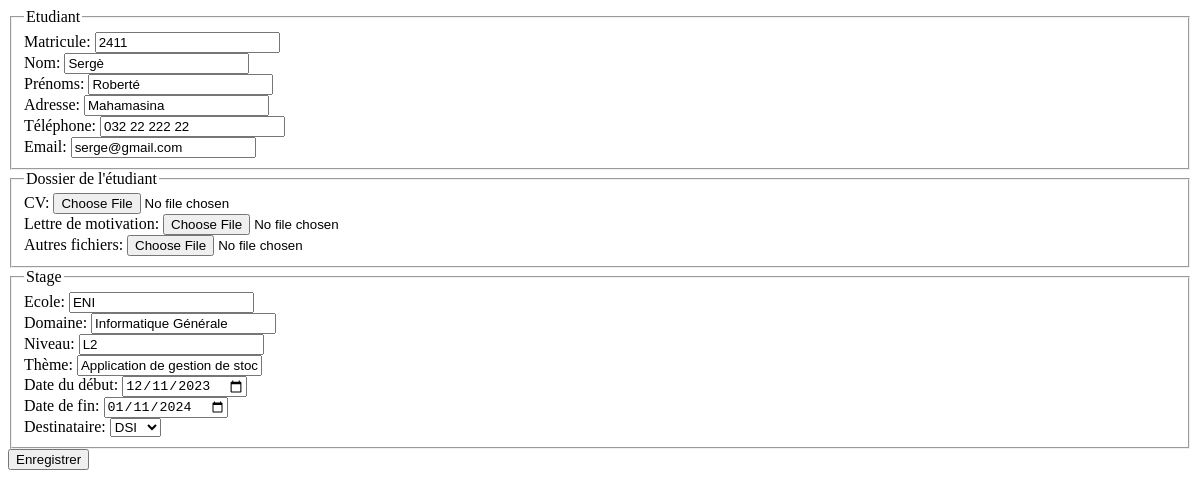
/stagiaires/demande_modifiee/2, run on an earlier commit of the app's database.
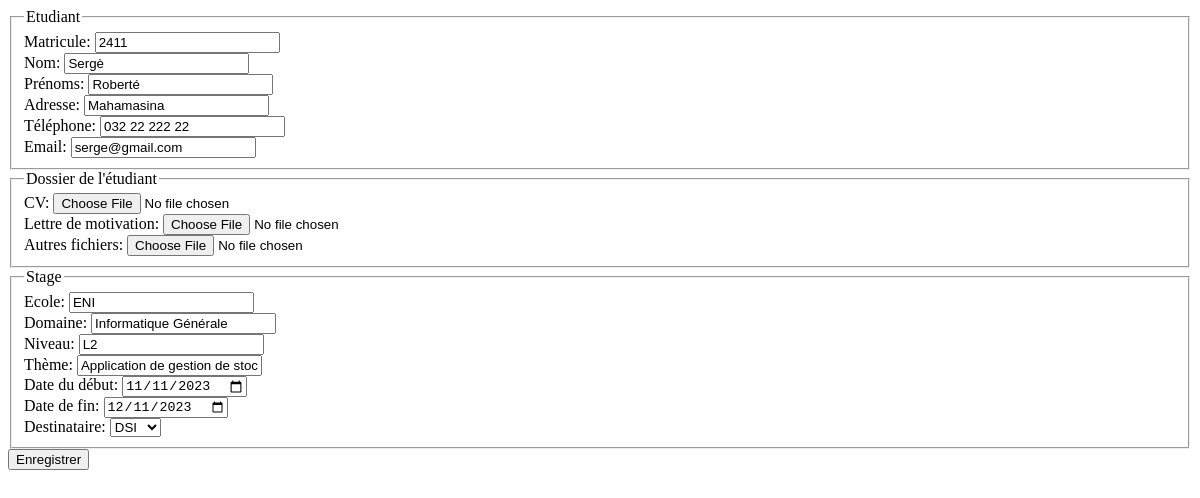
And on a later commit of the database.
### stagiaires/models.py (models this page shows)
class Demande(models.Model):
    numeroDemande = models.AutoField(primary_key=True)
    etudiant = models.ForeignKey(Etudiant, on_delete=models.CASCADE, related_name='demandes')
    cv = models.FileField(upload_to='documents/')
    lettreMotiv = models.FileField(upload_to='documents/')
    autreFichier = models.FileField(upload_to='documents/')
    user = models.ForeignKey(CustomUser, on_delete=models.CASCADE, related_name="demandeCompte",null=True, blank=True)

class Etudiant(models.Model):
    idEtudiant = models.AutoField(primary_key=True)
    stage = models.ForeignKey(Stage, on_delete=models.CASCADE, related_name="etudiantStage",null=True, blank=True)
    rapport = models.ForeignKey(Rapport, on_delete=models.CASCADE, related_name="etudiantRapport", null=True, blank=True)
    personnel = models.ForeignKey(Personnel, on_delete=models.SET_NULL, related_name="etudiantPersonnel",null=True, blank=True)
    matricule = models.CharField(max_length=255)
    nomEtudiant = models.CharField(max_length=255)
    prenomEtudiant = models.CharField(max_length=255)
    adresseEtudiant = models.CharField(max_length=255)
    telephoneEtudiant = models.CharField(max_length=255)
    emailEtudiant = models.EmailField()

class Stage(models.Model):
    idStage = models.AutoField(primary_key=True)
    domaine = models.CharField(max_length=255)
    theme = models.CharField(max_length=255)
    niveau =  models.CharField(max_length=255,null=True,blank =True)
    ecole = models.TextField(null=True,blank =True)
    dateDebut = models.DateField()
    dateFin = models.DateField()
    statut = models.CharField(max_length=255, choices=(('En attente', 'En attente'), ('Accepté', 'Accepté'), ('Refusé', 'Refusé'), ('Terminé', 'Terminé'),('Expiré', 'Expiré')), default='En attente')
    destinataire =  models.CharField(max_length=255, choices=(('DRH','DRH'), ('DSI', 'DSI'), ('DAF', 'DAF')),default='DRH',null=True,blank =True)

### stagiaires/views.py (the view)
# urls.py: path('demande_modifiee/<int:idEtudiant>', views.demande_modifiee, name='demande_modifiee'),
def demande_modifiee(request,idEtudiant):
    demande = Demande.objects.get(etudiant__idEtudiant=idEtudiant)
    context = {
        'demande': demande
    }
    return render(request, 'demande_modifiee.html', context)

### stagiaires/templates/demande_modifiee.html (shortened to what the changed rows need)
<div class="table-with-scroll2" >
    <div class="container">
            <div class="row">
                <form action="{% url 'modifier_demande' demande.etudiant.idEtudiant %}" method="post" enctype="multipart/form-data">
                    <fieldset>
                        <div class="row mb-3">
                            <div class="col-sm-6">
                            <label for="matricule">Matricule:</label>
                            <input type="text" class="form-control" id="matircule" placeholder="Entrer le matricule" name="matricule" value="{{ demande.etudiant.matricule }}" required>
                            </div>
                            <div class="col-sm-6">
                                <label for="nom">Nom:</label>
                                <input type="text" class="form-control" id="nom" placeholder="Entrer votre nom" name="nom" value="{{ demande.etudiant.nomEtudiant }}" required>
                            </div>
                        </div>
                        <div class="row mb-3">
                            <div class="col-sm-6">
                                <label for="prenom">Prénoms:</label>
                                <input type="text" class="form-control" id="prenom" placeholder="Entrer votre prénom" name="prenom" value="{{ demande.etudiant.prenomEtudiant }}" required>
                            </div>
                            <div class="col-sm-6">
                                <label for="adresse">Adresse:</label>
                                <input type="text" class="form-control" id="adresse" placeholder="Entrer votre adresse" name="adresse" value="{{ demande.etudiant.adresseEtudiant}}" required>
                            </div>
                        </div>
                        <div class="row mb-3">
                            <div class="col-sm-6">
                            <label for="tel">Téléphone:</label>
                            <input type="text" class="form-control" id="tel" placeholder="Entrer votre téléphone" name="tel" value="{{ demande.etudiant.telephoneEtudiant }}" required>
                            </div>
                            <div class="col-sm-6">
                            <label for="email">Email:</label>
                            <input type="text" class="form-control" id="email" placeholder="Entrer votre email" name="email" value="{{ demande.etudiant.emailEtudiant }}" required>
                            </div>
                        </div>
                    </fieldset>
                    <fieldset>
                        <div class="row mb-3">
                            <div class="col-sm-6">
                                <label for="ecole">Ecole:</label>
                                <input type="text" class="form-control" id="ecole" placeholder="Entrer votre école" name="ecole" value="{{ demande.etudiant.stage.ecole }}" required>
                            </div>
                            <div class="col-sm-6">
                                <label for="domaine">Domaine:</label>
                                <input type="text" class="form-control" id="domaine" placeholder="Entrer votre domaine" name="domaine" value="{{ demande.etudiant.stage.domaine }}" required>
                            </div>
                        </div>
                        <div class="row mb-3">
                            <div class="col-sm-6">
                                <label for="niveau">Niveau:</label>
                                <input type="text" class="form-control" id="niveau" placeholder="Entrer votre niveau" name="niveau" value="{{ demande.etudiant.stage.niveau }}" required>
                            </div>
                            <div class="col-sm-6">
                                <label for="theme">Thème:</label>
                                <input type="text" class="form-control" id="theme" placeholder="Entrer votre thème" name="theme" value="{{ demande.etudiant.stage.theme }}" required>
                            </div>
                        </div>
                        <div class="row mb-3">
                            <div class="col-sm-6">
                                <label for="dateDebut">Date du début:</label>
                                <input type="date" class="form-control" id="dateDebut" name="dateDebut" value="{{ demande.etudiant.stage.dateDebut|date:'Y-m-d' }}" required>
                            </div>
                            <div class="col-sm-6">
                                <label for="dateFin">Date de fin:</label>
                                <input type="date" class="form-control" id="dateFin" name="dateFin" value="{{ demande.etudiant.stage.dateFin|date:'Y-m-d' }}" required>
                            </div>
                        </div>
                        <div class="row mb-3">
                            <div class="col-sm-6">
                                <label for="destinataire">Destinataire:</label>
                                <select id="destinataire" name="destinataire">
                                    {% if demande.etudiant.stage.destinataire == "DSI" %}
                                    <option value="DSI">DSI</option>
                                    {% elif demande.etudiant.stage.destinataire == "DRH" %}
                                    <option value="DRH">DRH</option>
                                    <option value="DSI">DSI</option>
                                    <option value="DAF">DAF</option>
                                    {% else %}
                                    <option value="DAF">DAF</option>
                                    <option value="DSI">DSI</option>
                                    <option value="DRH">DRH</option>
                                    {% endif %}
                                </select>
                            </div>
                        </div>
                    </fieldset>
                </form>
            </div>
    </div>
</div>

What changed in the data, as far as the page shows it:
changed through a linked row, Demande "Sergè": dateDebut "12/11/2023" → "11/11/2023"; dateFin "01/11/2024" → "12/11/2023"
